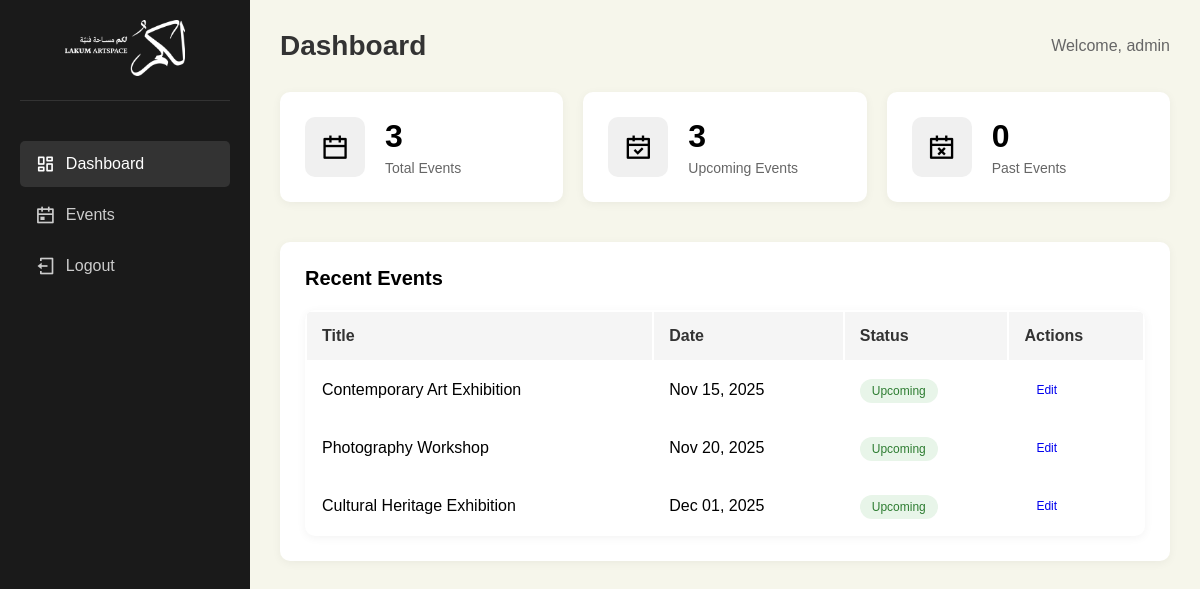
/admin/dashboard.php (signed in), run on an earlier commit of the app's database.
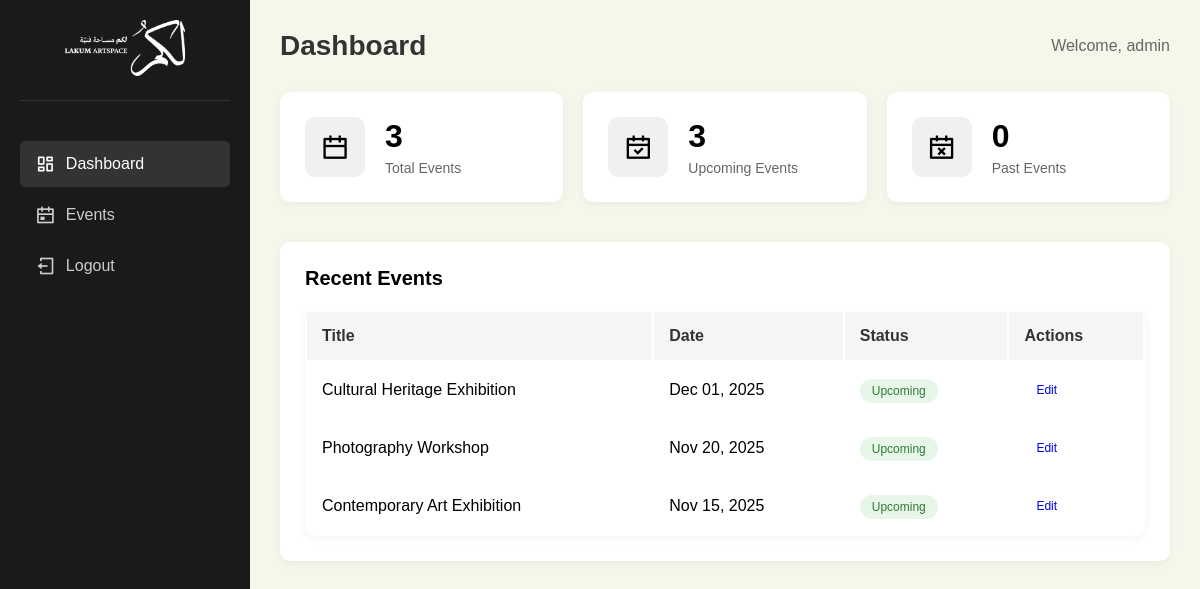
And on a later commit of the database.
### tables this page shows
CREATE TABLE IF NOT EXISTS events (
    id INT AUTO_INCREMENT PRIMARY KEY,
    title VARCHAR(255) NOT NULL,
    description TEXT,
    event_date DATE NOT NULL,
    event_time VARCHAR(50),
    end_date DATE,
    end_time VARCHAR(50),
    location VARCHAR(255),
    cover_image VARCHAR(255),
    status ENUM('upcoming', 'past') DEFAULT 'upcoming',
    created_at TIMESTAMP DEFAULT CURRENT_TIMESTAMP,
    updated_at TIMESTAMP DEFAULT CURRENT_TIMESTAMP ON UPDATE CURRENT_TIMESTAMP,
    INDEX idx_event_date (event_date),
    INDEX idx_status (status),
    INDEX idx_created_at (created_at)
);

### admin/dashboard.php (the view, shortened to what this page needs)
<?php
$conn = getDBConnection();
$total_events = $conn->query("SELECT COUNT(*) as count FROM events")->fetch_assoc()['count'];
$upcoming_events = $conn->query("SELECT COUNT(*) as count FROM events WHERE event_date >= CURDATE()")->fetch_assoc()['count'];
$past_events = $conn->query("SELECT COUNT(*) as count FROM events WHERE event_date < CURDATE()")->fetch_assoc()['count'];
$recent_events = $conn->query("SELECT * FROM events ORDER BY created_at DESC LIMIT 5");
?>
<!DOCTYPE html>
<html lang="en">
<head>
    <link href="https://cdn.jsdelivr.net/npm/remixicon@4.5.0/fonts/remixicon.css" rel="stylesheet">
    <link rel="stylesheet" href="admin-style.css">
</head>
<body>
    <div class="admin-container">
        <aside class="sidebar">
            <div class="logo">
                <img src="../assest/logo-lakum- (1).png" alt="LAKUM">
            </div>
            <nav>
                <a href="dashboard.php" class="active"><i class="ri-dashboard-line"></i> Dashboard</a>
                <a href="events.php"><i class="ri-calendar-event-line"></i> Events</a>
                <a href="logout.php"><i class="ri-logout-box-line"></i> Logout</a>
            </nav>
        </aside>
        <main class="main-content">
            <header>
                <h1>Dashboard</h1>
                <div class="user-info">
                    <span>Welcome, <?php echo htmlspecialchars($_SESSION['admin_username']); ?></span>
                </div>
            </header>
            <div class="stats-grid">
                <div class="stat-card">
                    <div class="stat-icon"><i class="ri-calendar-line"></i></div>
                    <div class="stat-info">
                        <h3><?php echo $total_events; ?></h3>
                        <p>Total Events</p>
                    </div>
                </div>
                <div class="stat-card">
                    <div class="stat-icon"><i class="ri-calendar-check-line"></i></div>
                    <div class="stat-info">
                        <h3><?php echo $upcoming_events; ?></h3>
                        <p>Upcoming Events</p>
                    </div>
                </div>
                <div class="stat-card">
                    <div class="stat-icon"><i class="ri-calendar-close-line"></i></div>
                    <div class="stat-info">
                        <h3><?php echo $past_events; ?></h3>
                        <p>Past Events</p>
                    </div>
                </div>
            </div>
            <div class="recent-events">
                <h2>Recent Events</h2>
                <table>
                    <thead>
                        <tr>
                            <th>Title</th>
                            <th>Date</th>
                            <th>Status</th>
                            <th>Actions</th>
                        </tr>
                    </thead>
                    <tbody>
                        <?php while ($event = $recent_events->fetch_assoc()): ?>
                        <tr>
                            <td><?php echo htmlspecialchars($event['title']); ?></td>
                            <td><?php echo date('M d, Y', strtotime($event['event_date'])); ?></td>
                            <td>
                                <span class="badge <?php echo $event['event_date'] >= date('Y-m-d') ? 'upcoming' : 'past'; ?>">
                                    <?php echo $event['event_date'] >= date('Y-m-d') ? 'Upcoming' : 'Past'; ?>
                                </span>
                            </td>
                            <td>
                                <a href="edit_event.php?id=<?php echo $event['id']; ?>" class="btn-small">Edit</a>
                            </td>
                        </tr>
                        <?php endwhile; ?>
                    </tbody>
                </table>
            </div>
        </main>
    </div>
</body>
</html>

### admin/admin-style.css (style rules this page uses)
* { margin: 0; padding: 0; box-sizing: border-box; }
body { font-family: 'Arial', sans-serif; background: #f6f6eb; }
.admin-container { display: flex; min-height: 100vh; }
.sidebar { width: 250px; background: #1a1a1a; color: white; padding: 20px; position: fixed; height: 100vh; overflow-y: auto; }
.sidebar .logo { text-align: center; margin-bottom: 40px; padding-bottom: 20px; border-bottom: 1px solid #333; }
.sidebar .logo img { width: 120px; filter: brightness(0) invert(1); }
.sidebar nav a { display: flex; align-items: center; gap: 10px; padding: 12px 15px; color: #ccc; text-decoration: none; border-radius: 5px; margin-bottom: 5px; transition: all 0.3s; }
.sidebar nav a:hover, .sidebar nav a.active { background: #333; color: white; }
.sidebar nav a i { font-size: 20px; }
.main-content { margin-left: 250px; flex: 1; padding: 30px; }
header { display: flex; justify-content: space-between; align-items: center; margin-bottom: 30px; }
header h1 { font-size: 28px; color: #333; }
.user-info { color: #666; }
.btn-primary, .btn-secondary, .btn-small { padding: 10px 20px; border-radius: 5px; text-decoration: none; display: inline-flex; align-items: center; gap: 8px; cursor: pointer; border: none; font-size: 14px; transition: all 0.3s; }
.btn-small { padding: 6px 12px; font-size: 12px; }
.stats-grid { display: grid; grid-template-columns: repeat(auto-fit, minmax(250px, 1fr)); gap: 20px; margin-bottom: 40px; }
.stat-card { background: white; padding: 25px; border-radius: 10px; display: flex; align-items: center; gap: 20px; box-shadow: 0 2px 10px rgba(0,0,0,0.05); }
.stat-icon { width: 60px; height: 60px; background: #f0f0f0; border-radius: 10px; display: flex; align-items: center; justify-content: center; font-size: 28px; }
.stat-info h3 { font-size: 32px; margin-bottom: 5px; }
.stat-info p { color: #666; font-size: 14px; }
table { width: 100%; background: white; border-radius: 10px; overflow: hidden; box-shadow: 0 2px 10px rgba(0,0,0,0.05); }
thead { background: #f5f5f5; }
th, td { padding: 15px; text-align: left; }
th { font-weight: 600; color: #333; }
tbody tr { border-bottom: 1px solid #f0f0f0; }
.badge { padding: 5px 12px; border-radius: 20px; font-size: 12px; font-weight: 500; }
.badge.upcoming { background: #e8f5e9; color: #2e7d32; }
.recent-events { background: white; padding: 25px; border-radius: 10px; box-shadow: 0 2px 10px rgba(0,0,0,0.05); }
.recent-events h2 { margin-bottom: 20px; font-size: 20px; }

What changed in the data, as far as the page shows it:
changed events "Cultural Heritage Exhibition": moves up the list
changed events "Photography Workshop": moves down the list
